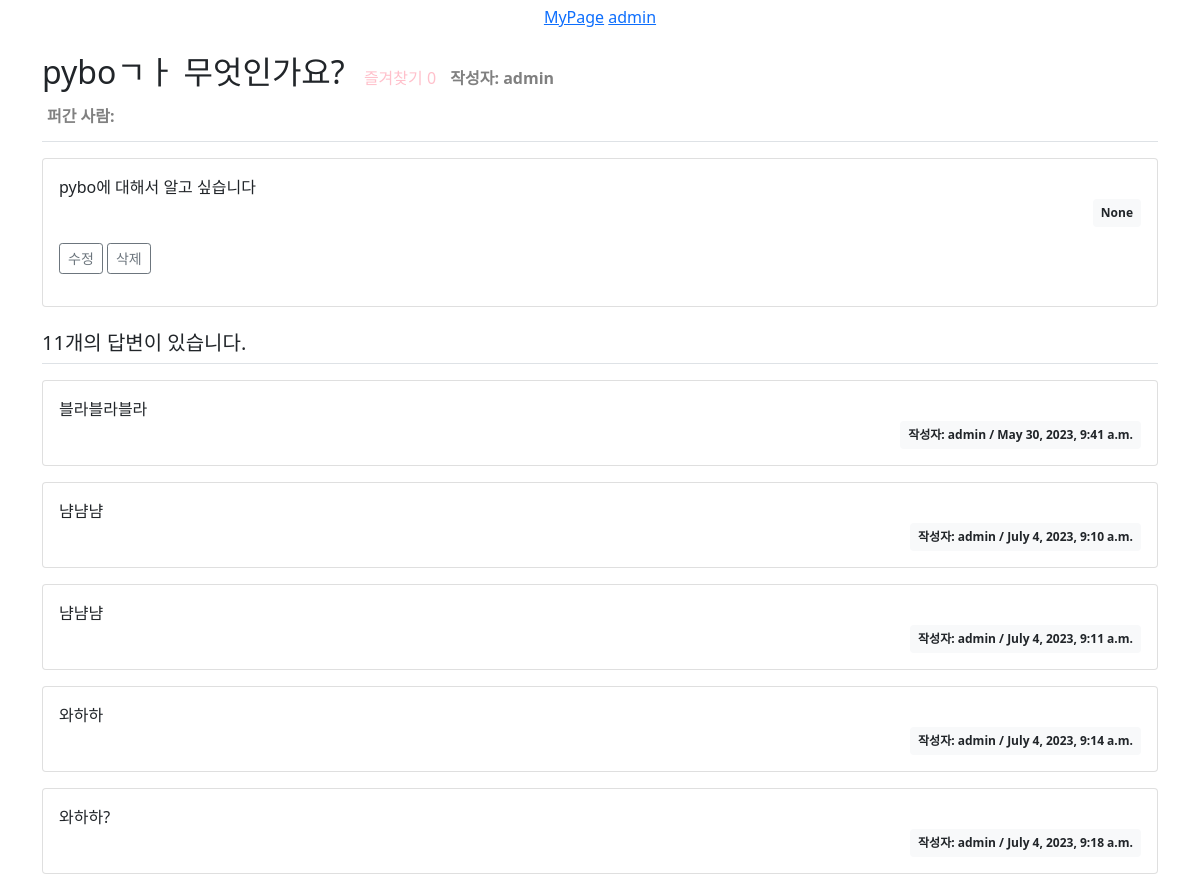
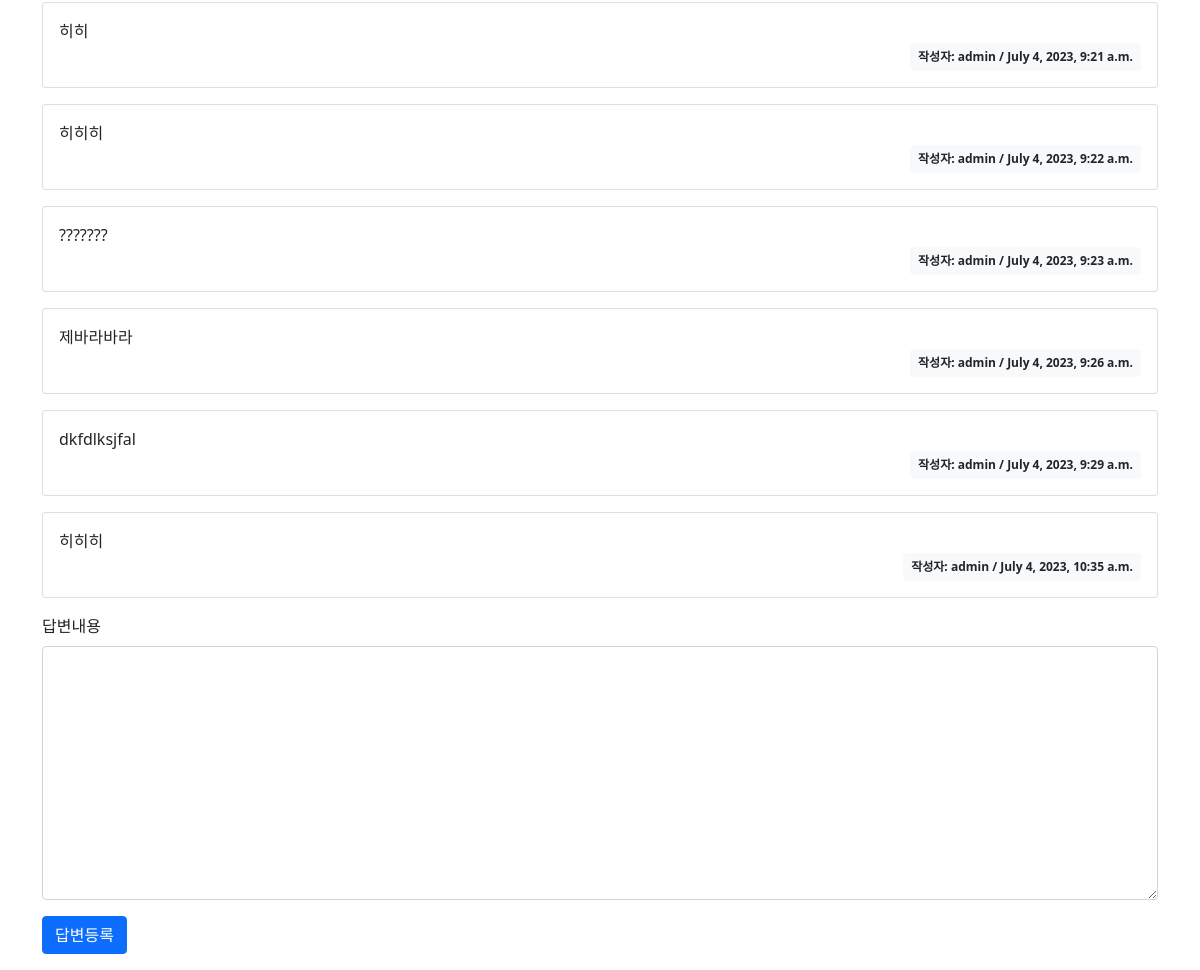
Screenshot of /pybo/1/ (signed in) with the database file from the repository (2 pictures, top to bottom).
### pybo/models.py (models this page shows, shortened)
class Question(models.Model):
    subject = models.CharField(max_length = 200)
    author = models.ForeignKey(User, on_delete=models.CASCADE)
    content = models.TextField()
    create_date = models.DateTimeField()
    modify_date=models.DateTimeField(null=True, blank=True)
    star = models.ManyToManyField(User, related_name='stars',blank=True)

class Answer(models.Model):
    question = models.ForeignKey(Question, on_delete = models.CASCADE)
    author = models.ForeignKey(User, on_delete=models.CASCADE)
    content = models.TextField()
    create_date = models.DateTimeField()
    modify_date=models.DateTimeField(null=True, blank=True)

### pybo/views.py (the view)
# urls.py: path('<int:question_id>/', views.detail, name='detail'),
def detail(request, question_id):
    question = get_object_or_404(Question, pk=question_id)
    answer_list = Answer.objects.filter(question_id = question_id)
    context = {'question': question, 'answer_list': answer_list}
    return render(request, 'pybo/question_detail.html', context)

### templates/pybo/question_detail.html (shortened to what this page needs)
{% extends 'common/base.html' %}
{%block content%}
<div class="container my-3">
    <div class="border-bottom py-2">
        <h2 class="question_title">{{ question.subject }}</h2>
        <a class="stars" href="{% url 'pybo:question_stars' question.id %}">즐겨찾기 {{question.star.count}}</a>
        <p class="author_info">작성자: {{question.author}}</p>
        <div>
            <p class="staruser">퍼간 사람: </p>
        </div>
    </div>
    <div class="card my-3">
        <div class="card-body">
            <div class="card-text" style="white-space: pre-line;">{{ question.content }}</div>
            <div class="d-flex justify-content-end">
                <div class="badge bg-light text-dark p-2">
                    {{ question.modify_date }}
                </div>
            </div>
            <div class="my-3">
                {% if request.user == question.author %}
                <a href="{% url 'pybo:question_modify' question.id %}" class="btn btn-sm btn-outline-secondary">수정</a>
                <a href="{% url 'pybo:question_delete' question.id %}" class="delete btn btn-sm btn-outline-secondary">삭제</a>
                {% endif %}
            </div>
        </div>
    </div>
    <h5 class="border-bottom my-3 py-2">{{question.answer_set.count}}개의 답변이 있습니다.</h5>
    {% for answer in question.answer_set.all %}
    <div class="card my-3">
        <div class="card-body">
            <div class="card-text" style="white-space: pre-line;">{{ answer.content }}</div>
            <div class="d-flex justify-content-end">
                <div class="badge bg-light text-dark p-2">
                    작성자: {{answer.author}} / {{ answer.create_date }}
                </div>
            </div>
        </div>
    </div>
    {% endfor %}
    <form action="{% url 'pybo:answer_create' question.id %}" method="post" class="my-3">
        <div class="mb-3">
            <label for="content" class="form-label">답변내용</label>
            <textarea name="content" id="content" class="form-control" rows="10"></textarea>
        </div>
        <input type="submit" value="답변등록" class="btn btn-primary">
    </form>
</div>
{% endblock %}

### templates/common/base.html (shortened to what this page needs)
{% load static %}
<!doctype html>
<html lang="ko">
<head>
    <link rel="stylesheet" type="text/css" href="{% static 'bootstrap.min.css' %}">
    <link rel="stylesheet" type="text/css" href="{% static 'style.css' %}">
</head>
<body>
<div class="info">
    {% if user.is_anonymous %}
        <a href="{%url 'common:login'%}">로그인</a>
        <a href="{%url 'common:signup'%}">회원가입</a>
    {% else %}
    <a href="{% url 'common:mypage'%}">MyPage</a>
    <a href="{% url 'common:logout' %}">{{user.username}}</a>
    {% endif %}
</div>
{% block content %}
{% endblock %}
</body>
</html>

### static/style.css (style rules this page uses)
div.info { padding:5px 5px 0px 5px; text-align: center; }
.question_title { display: inline-block; margin-right: 10px; }
.author_info { display: inline-block; font-weight: bold; color: gray; margin: 0px 5px; }
.stars { display: inline-block; margin: 0px 5px; text-decoration: none; color: pink; }
.staruser { font-weight: bold; color: gray; display:inline-block; margin:5px; }

### rows the page displays
Question: subject "pyboㄱㅏ 무엇인가요?", star.count "0", author "admin", content "pybo에 대해서 알고 싶습니다", modify_date "None", answer_set.count "11"
Answer: content "블라블라블라", author "admin", create_date "May 30, 2023, 9:41 a.m."
Answer: content "냠냠냠", author "admin", create_date "July 4, 2023, 9:10 a.m."
Answer: content "냠냠냠", author "admin", create_date "July 4, 2023, 9:11 a.m."
Answer: content "와하하", author "admin", create_date "July 4, 2023, 9:14 a.m."
Answer: content "와하하?", author "admin", create_date "July 4, 2023, 9:18 a.m."
Answer: content "히히", author "admin", create_date "July 4, 2023, 9:21 a.m."
Answer: content "히히히", author "admin", create_date "July 4, 2023, 9:22 a.m."
Answer: content "???????", author "admin", create_date "July 4, 2023, 9:23 a.m."
Answer: content "제바라바라", author "admin", create_date "July 4, 2023, 9:26 a.m."
Answer: content "dkfdlksjfal", author "admin", create_date "July 4, 2023, 9:29 a.m."
Answer: content "히히히", author "admin", create_date "July 4, 2023, 10:35 a.m."

### other values shown
{{ user.username }} "admin"
